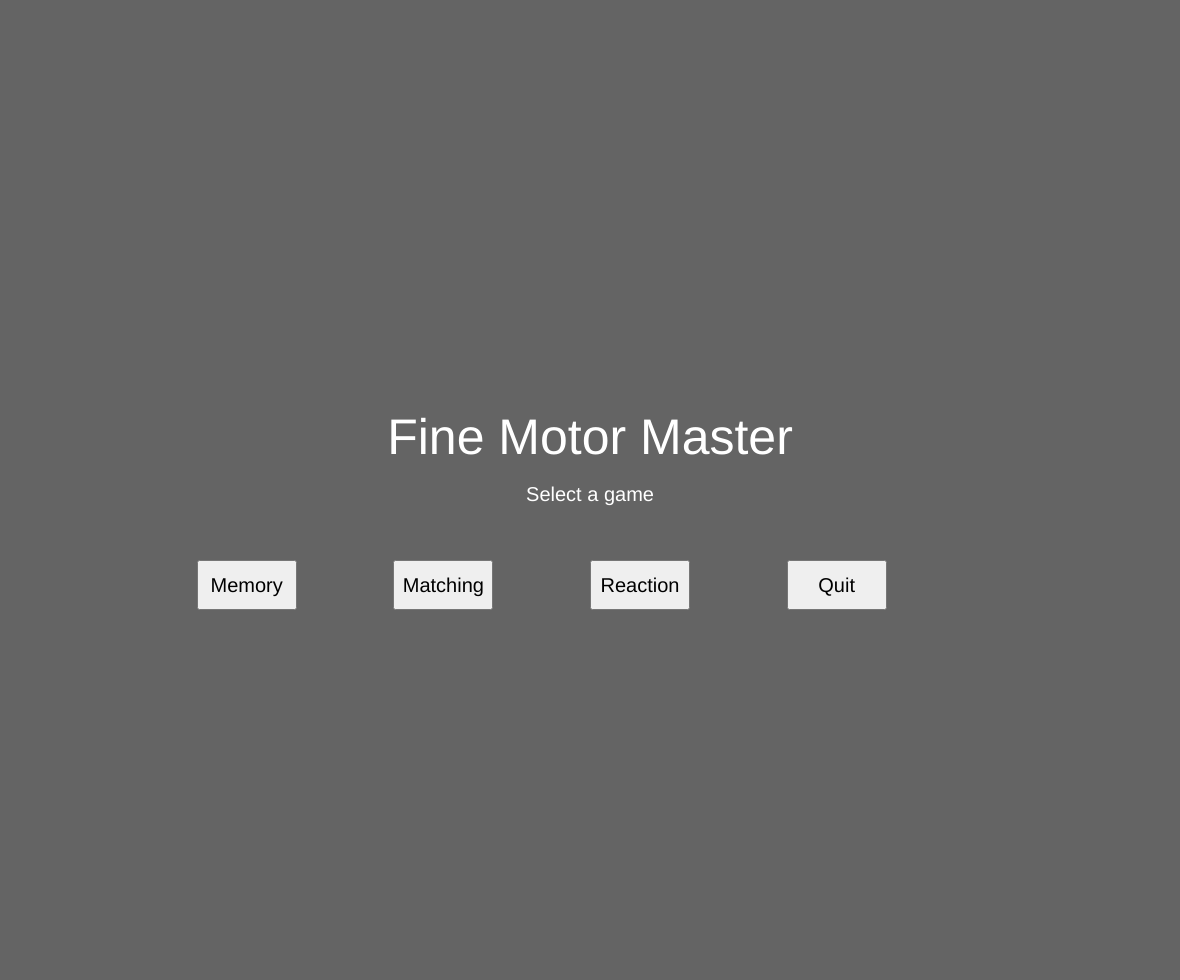
Frame 1 (no input)
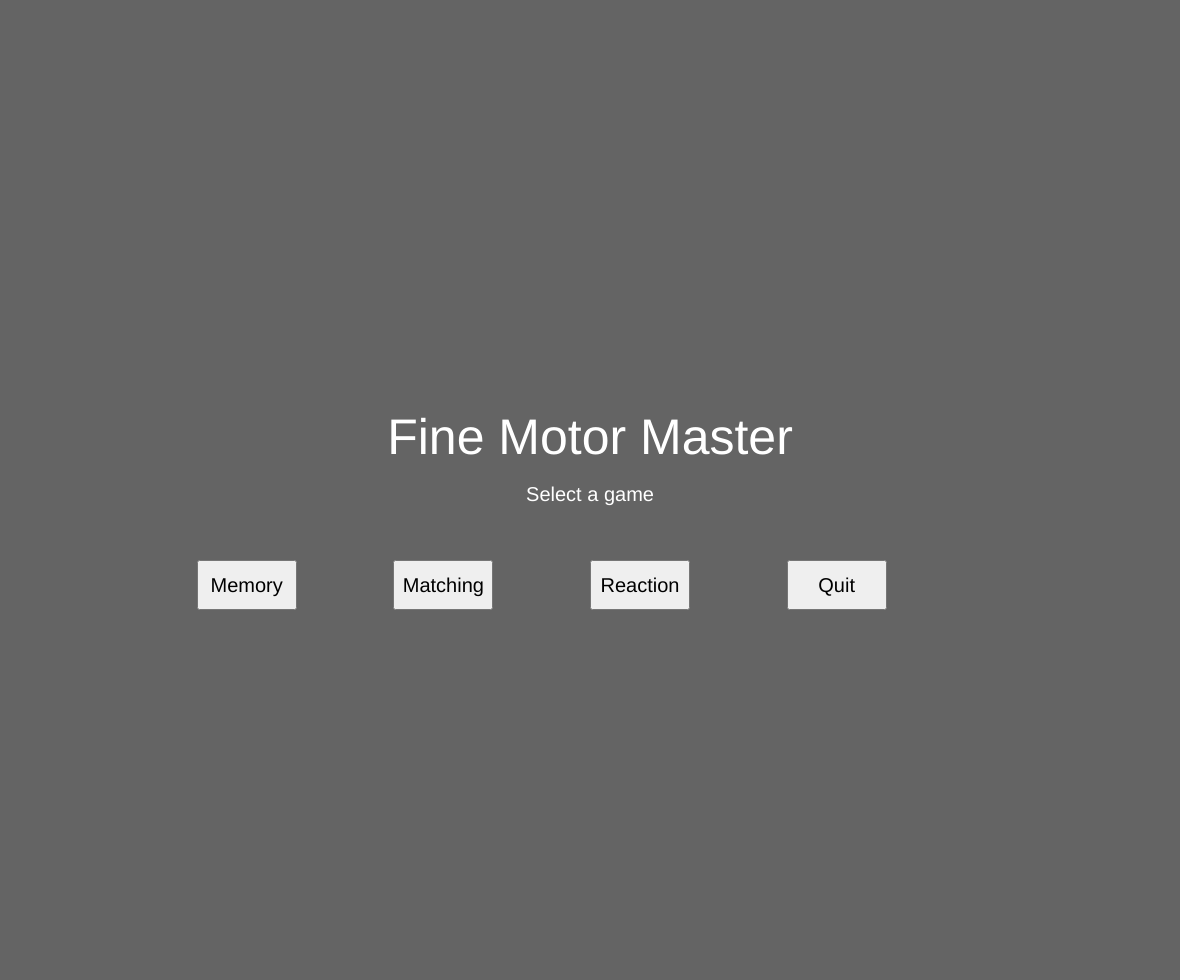
Frame 60 (no input)
Frame 120 (the mouse pressed at the canvas centre since frame 60): identical to frame 60, image omitted

The p5.js sketch that drew these frames (run headless with seeded random() and noise() and a simulated clock; from frame 60 on, the mouse is pressed at the canvas centre):

// p5.js sketch
// ── sketch.js
var scene = "title";  // Use string for scene management

function setup() {
  createCanvas(windowWidth - 20, windowHeight - 20);
}

function draw() {
  // Title Screen
  if (scene === "title") {
    background(100);
    fill(255);
    textSize(50);
    textAlign(CENTER, CENTER);
    text("Fine Motor Master", width / 2, height / 2 - 50);
    textSize(20);
    text("Select a game", width / 2, (height / 2 + 5) );
    memoryButton();
    matchingButton();
    reactionButton();
    quitButton();
  } else if (scene === "memory") {
    // Your memory game logic here
    background(100,215,215);
    fill(255);
    textSize(40);
    text("Memory Game", width / 2, height / 2);
  } else if (scene === "matching") {
    // Your matching game logic here
    background(155,255,100);
    fill(255);
    textSize(40);
    text("Matching Game", width / 2, height / 2);
  } else if (scene == "reaction") {
    // Your matching game logic here
    background(255,191,0);
    fill(255);
    textSize(40);
    text("Reaction Game", width / 2, height / 2);
  }
}

// Button for Memory Game
function memoryButton() {
  let button = createButton("Memory");
  button.size(100, 50);
  button.position(width / 6, height / 1.75);
  button.style("font-size", "20px");
  button.mousePressed(() => {
    scene = "memory";  // Change to "memory" scene on click
  });
}

// Button for Matching Game
function matchingButton() {
  let button = createButton("Matching");
  button.size(100, 50);
  button.position(width / 3, height / 1.75);
  button.style("font-size", "20px");
  button.mousePressed(() => {
    scene = "matching";  // Change to "matching" scene on click
  });
}

// Button for Reaction Game
function reactionButton() {
  let button = createButton("Reaction");
  button.size(100, 50);
  button.position(width / 2, height / 1.75);
  button.style("font-size", "20px");
  button.mousePressed(() => {
    scene = "reaction";  // Change to "reaction" scene on click
  });
}

// Button for Quit
function quitButton() {
  let button = createButton("Quit");
  button.size(100, 50);
  button.position(width / 1.5, height / 1.75);
  button.style("font-size", "20px");
  button.mousePressed(() => {
    scene = "title";  // Change to "title" scene on click
  });
  
}
